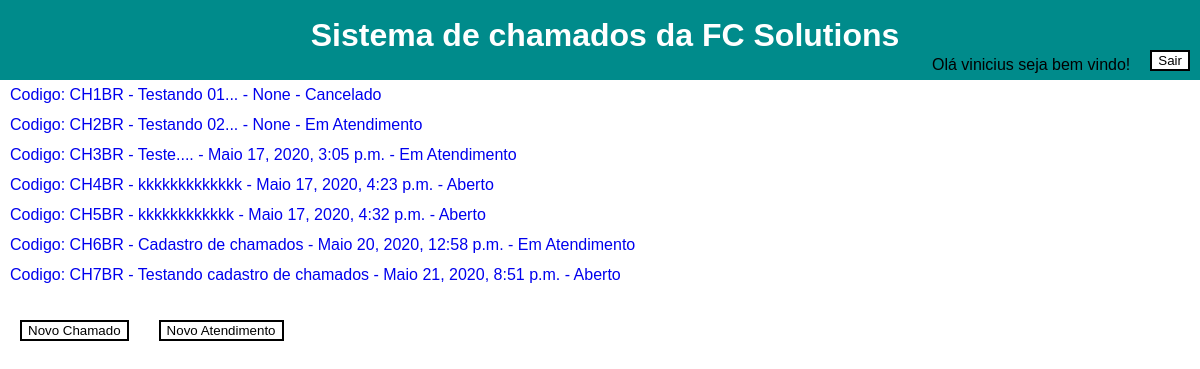
The app's page / (signed in) with its own data.
### Solutions/models.py (models this page shows, shortened)
class Chamado(models.Model):
    titulo = models.CharField('Titulo', max_length=128, blank=True, null=True)
    autor = models.ForeignKey(Funcionario, on_delete=models.CASCADE, blank=True, null=True)
    descricao = models.TextField('Descrição', max_length=500, blank=True, null=True)
    telefone = models.CharField('Telefone', max_length=20, blank=True, null=True)
    data_abertura = models.DateTimeField(auto_now_add=True, null=True)
    categoria = models.ForeignKey(Categoria, on_delete=models.CASCADE, blank=True, null=True)
    status = models.ForeignKey(Status, on_delete=models.CASCADE, blank=True, null=True)

class Status(models.Model):
    nome = models.CharField('Status', max_length=128, blank=True, null=True)

### Solutions/views.py (the view)
# urls.py: path('', incial, name='inicio'),
def incial(request):
    chamados = []
    if request.user.is_authenticated:
        if request.user.is_superuser:
            chamados = Chamado.objects.filter()
        else:
            chamados = Chamado.objects.filter(autor__usuario=request.user)
    else:
        return render(request, 'Solutions/erro_autenticacao.html', {})
    return render(request, 'Solutions/inicial.html', {'chamados':chamados})

### Solutions/templates/Solutions/inicial.html (shortened to what this page needs)
{% load static %}
<!DOCTYPE html>
<html>
<head>
    <link rel="stylesheet" href="{% static 'css/estilo.css' %}">
</head>
<body>
    <div class="menu">
        <h1 class="h1">Sistema de chamados da FC Solutions</h1>
        {% if user.is_authenticated %}
            <form style="float: right;" action="{% url 'logout' %}">
                <button class="botton">Sair</button>
            </form>
            <p class="logged-in-p" style="float: right;">
                Olá {{ user.username }} seja bem vindo!
            </p>
        {% endif %}
    </div>
    {% for chamado in chamados %}
        <a href="detalhes/{{ chamado.id }}"><p>Codigo: CH{{chamado.id}}BR - {{chamado.descricao}} - {{chamado.data_abertura}} - {{chamado.status.nome}}</p></a>
    {% endfor %}
    <br>
    <form action="/chamado" style="float: left;"><button class="botton">Novo Chamado</button></form>
    <form action="/atendimento" style="float: left;"><button class="botton">Novo Atendimento</button></form>
</body>
</html>

### Solutions/static/css/estilo.css (style rules this page uses)
* { font-family: sans-serif; text-decoration: none; margin: auto; }
body { font-family: 'Lucida Sans', 'Lucida Sans Regular', 'Lucida Grande', 'Lucida Sans Unicode', Geneva, Verdana, sans-serif; line-height: 30px; }
form, h1, h2, h3, p { padding-left: 10px; }
.botton { background-color: white; color: black; border: 2px solid; margin-right: 10px; margin-left: 10px; float: left; }
h1 { color:white; font-family: 'Lucida Sans', 'Lucida Sans Regular', 'Lucida Grande', 'Lucida Sans Unicode', Geneva, Verdana, sans-serif; text-align: center; padding-top: 20px; }
.menu { width: 100%; height: 80px; background-color: darkcyan; }

### records on screen
Chamado: id "1", descricao "Testando 01...", data_abertura "None", status.nome "Cancelado"
Chamado: id "2", descricao "Testando 02...", data_abertura "None", status.nome "Em Atendimento"
Chamado: id "3", descricao "Teste....", data_abertura "Maio 17, 2020, 3:05 p.m.", status.nome "Em Atendimento"
Chamado: id "4", descricao "kkkkkkkkkkkkk", data_abertura "Maio 17, 2020, 4:23 p.m.", status.nome "Aberto"
Chamado: id "5", descricao "kkkkkkkkkkkk", data_abertura "Maio 17, 2020, 4:32 p.m.", status.nome "Aberto"
Chamado: id "6", descricao "Cadastro de chamados", data_abertura "Maio 20, 2020, 12:58 p.m.", status.nome "Em Atendimento"
Chamado: id "7", descricao "Testando cadastro de chamados", data_abertura "Maio 21, 2020, 8:51 p.m.", status.nome "Aberto"

### other values on screen
{{ user.username }} "vinicius"
